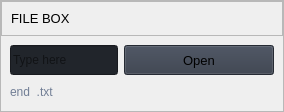
                        <widget class="QFrame" name="row_1">
                         <property name="frameShape">
                          <enum>QFrame::StyledPanel</enum>
                         </property>
                         <property name="frameShadow">
                          <enum>QFrame::Raised</enum>
                         </property>
                         <layout class="QVBoxLayout" name="verticalLayout_16">
                          <property name="spacing">
                           <number>0</number>
                          </property>
                          <property name="leftMargin">
                           <number>0</number>
                          </property>
                          <property name="topMargin">
                           <number>0</number>
                          </property>
                          <property name="rightMargin">
                           <number>0</number>
                          </property>
                          <property name="bottomMargin">
                           <number>0</number>
                          </property>
                          <item>
                           <widget class="QFrame" name="frame_div_content_1">
                            <property name="minimumSize">
                             <size>
                              <width>0</width>
                              <height>110</height>
                             </size>
                            </property>
                            <property name="maximumSize">
                             <size>
                              <width>16777215</width>
                              <height>110</height>
                             </size>
                            </property>
                            <property name="frameShape">
                             <enum>QFrame::NoFrame</enum>
                            </property>
                            <property name="frameShadow">
                             <enum>QFrame::Raised</enum>
                            </property>
                            <layout class="QVBoxLayout" name="verticalLayout_17">
                             <property name="spacing">
                              <number>0</number>
                             </property>
                             <property name="leftMargin">
                              <number>0</number>
                             </property>
                             <property name="topMargin">
                              <number>0</number>
                             </property>
                             <property name="rightMargin">
                              <number>0</number>
                             </property>
                             <property name="bottomMargin">
                              <number>0</number>
                             </property>
                             <item>
                              <widget class="QFrame" name="frame_title_wid_1">
                               <property name="maximumSize">
                                <size>
                                 <width>16777215</width>
                                 <height>35</height>
                                </size>
                               </property>
                               <property name="frameShape">
                                <enum>QFrame::StyledPanel</enum>
                               </property>
                               <property name="frameShadow">
                                <enum>QFrame::Raised</enum>
                               </property>
                               <layout class="QVBoxLayout" name="verticalLayout_18">
                                <item>
                                 <widget class="QLabel" name="labelBoxBlenderInstalation">
                                  <property name="font">
                                   <font>
                                    <family>Segoe UI</family>
                                    <pointsize>10</pointsize>
                                    <weight>50</weight>
                                    <italic>false</italic>
                                    <bold>false</bold>
                                   </font>
                                  </property>
                                  <property name="styleSheet">
                                   <string notr="true"/>
                                  </property>
                                  <property name="text">
                                   <string>FILE BOX</string>
                                  </property>
                                 </widget>
                                </item>
                               </layout>
                              </widget>
                             </item>
                             <item>
                              <widget class="QFrame" name="frame_content_wid_1">
                               <property name="frameShape">
                                <enum>QFrame::NoFrame</enum>
                               </property>
                               <property name="frameShadow">
                                <enum>QFrame::Raised</enum>
                               </property>
                               <layout class="QHBoxLayout" name="horizontalLayout_9">
                                <item>
                                 <layout class="QGridLayout" name="gridLayout">
                                  <property name="bottomMargin">
                                   <number>0</number>
                                  </property>
                                  <item row="0" column="0">
                                   <widget class="QLineEdit" name="lineEdit">
                                    <property name="minimumSize">
                                     <size>
                                      <width>0</width>
                                      <height>30</height>
                                     </size>
                                    </property>
                                    <property name="styleSheet">
                                     <string notr="true">background-color: rgb(33, 37, 43);</string>
                                    </property>
                                    <property name="text">
                                     <string/>
                                    </property>
                                    <property name="placeholderText">
                                     <string>Type here</string>
                                    </property>
                                   </widget>
                                  </item>
                                  <item row="0" column="1">
                                   <widget class="QPushButton" name="pushButton_openFile">
                                    <property name="minimumSize">
                                     <size>
                                      <width>150</width>
                                      <height>30</height>
                                     </size>
                                    </property>
                                    <property name="font">
                                     <font>
                                      <family>Segoe UI</family>
                                      <pointsize>10</pointsize>
                                      <weight>50</weight>
                                      <italic>false</italic>
                                      <bold>false</bold>
                                     </font>
                                    </property>
                                    <property name="cursor">
                                     <cursorShape>PointingHandCursor</cursorShape>
                                    </property>
                                    <property name="styleSheet">
                                     <string notr="true">background-color: rgb(52, 59, 72);</string>
                                    </property>
                                    <property name="text">
                                     <string>Open</string>
                                    </property>
                                    <property name="icon">
                                     <iconset resource="resources.qrc">
                                      <normaloff>:/icons/images/icons/cil-folder-open.png</normaloff>:/icons/images/icons/cil-folder-open.png</iconset>
                                    </property>
                                   </widget>
                                  </item>
                                  <item row="1" column="0" colspan="2">
                                   <widget class="QLabel" name="labelVersion_3">
                                    <property name="styleSheet">
                                     <string notr="true">color: rgb(113, 126, 149);</string>
                                    </property>
                                    <property name="lineWidth">
                                     <number>1</number>
                                    </property>
                                    <property name="text">
                                     <string>end  .txt</string>
                                    </property>
                                    <property name="alignment">
                                     <set>Qt::AlignLeading|Qt::AlignLeft|Qt::AlignVCenter</set>
                                    </property>
                                   </widget>
                                  </item>
                                 </layout>
                                </item>
                               </layout>
                              </widget>
                             </item>
                            </layout>
                           </widget>
                          </item>
                         </layout>
                        </widget>
